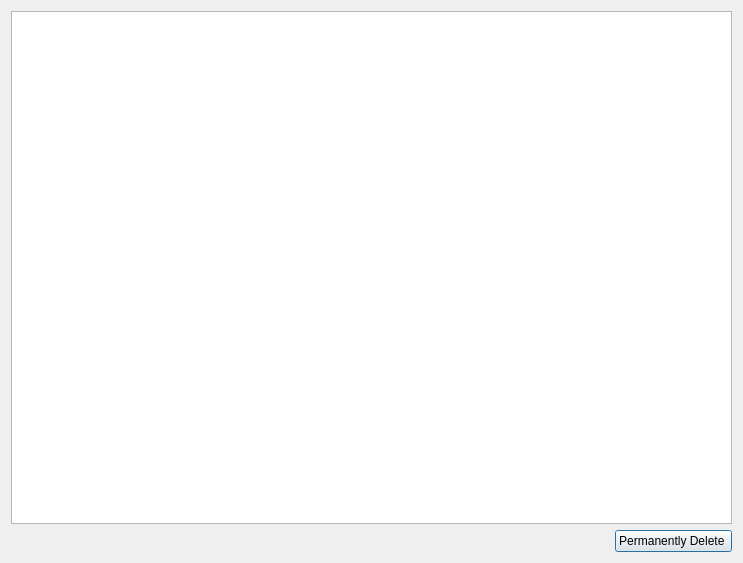
<?xml version="1.0" encoding="UTF-8"?>
<ui version="4.0">
 <class>DlgTradeArchive</class>
 <widget class="QDialog" name="DlgTradeArchive">
  <property name="geometry">
   <rect>
    <x>0</x>
    <y>0</y>
    <width>743</width>
    <height>563</height>
   </rect>
  </property>
  <property name="windowTitle">
   <string>Archive of Historical Trades</string>
  </property>
  <layout class="QVBoxLayout" name="verticalLayout">
   <item>
    <widget class="QTableView" name="tableView"/>
   </item>
   <item>
    <layout class="QHBoxLayout" name="horizontalLayout">
     <item>
      <spacer name="horizontalSpacer">
       <property name="orientation">
        <enum>Qt::Horizontal</enum>
       </property>
       <property name="sizeHint" stdset="0">
        <size>
         <width>40</width>
         <height>20</height>
        </size>
       </property>
      </spacer>
     </item>
     <item>
      <widget class="QPushButton" name="pushButton">
       <property name="text">
        <string>Permanently Delete </string>
       </property>
      </widget>
     </item>
    </layout>
   </item>
  </layout>
 </widget>
 <resources/>
 <connections/>
</ui>
